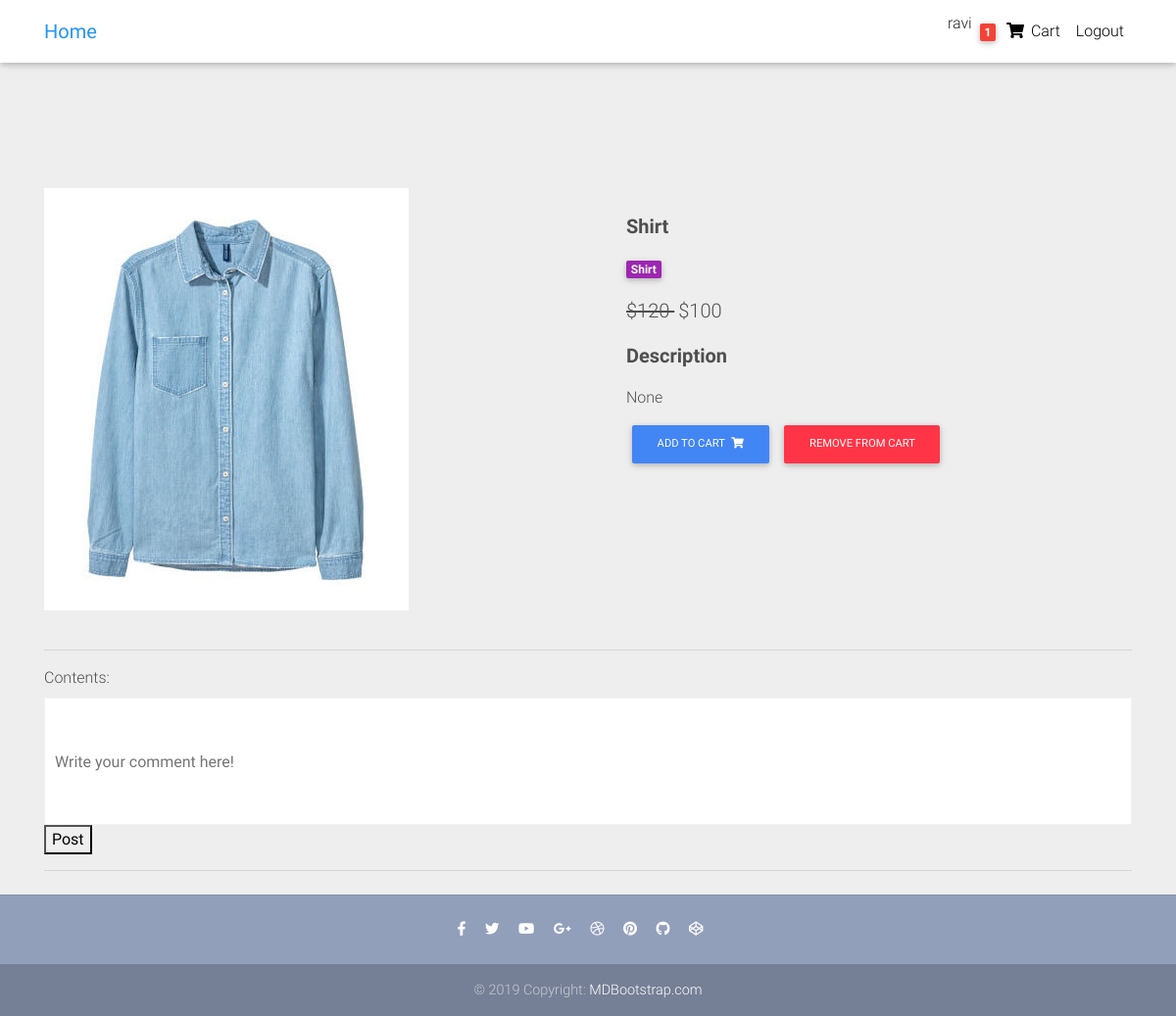
Page /product/test-product1/ (signed in) on the committed database.
### core/models.py (models this page shows, shortened)
class Order(models.Model):
    user = models.ForeignKey(settings.AUTH_USER_MODEL,
                            on_delete=models.CASCADE)
    items = models.ManyToManyField(OrderItem)
    start_date = models.DateTimeField(auto_now_add=True)
    ordered_date = models.DateTimeField()
    ordered= models.BooleanField(default=False)
    billing_address = models.ForeignKey(
        'BillingAddress',
        on_delete=models.SET_NULL,
        blank=True,
        null=True
    )

class Items(models.Model):
    title = models.CharField(max_length=100)
    img = models.ImageField(upload_to='items_img/')
    categories= models.CharField(choices=CATEGORIES_CHOICES,max_length=2)
    label= models.CharField(choices=LABEL_CHOICES,max_length=1,blank=True,null=True)
    price = models.IntegerField()
    discount_price = models.IntegerField(null=True,blank=True)
    description = models.CharField(max_length=1000,null=True,blank=True)
    slug = models.SlugField()
    def get_add_to_card_url(self):
        return reverse("core:add_to_cart",kwargs={
            'slug':self.slug,
        })
    def get_remove_from_card_url(self):
        return reverse("core:remove_from_cart",kwargs={
            'slug':self.slug
        })

### core/views.py (the view, shortened to what this page needs)
# urls.py: path('product/<slug>/',ItemDetailView.as_view(),name='product'),
class  ItemDetailView(DetailView):
    model = Items
    template_name = "product-page.html"
    def get_context_data(self,*args,**kwargs):
        context = super().get_context_data(**kwargs)
        context['form'] = CommentForm()
        comments =Comments.objects.all().filter(item = self.get_object())
        context['comments'] = comments
        return context

### core/forms.py
class CommentForm(forms.Form):
    contents = forms.CharField(widget=forms.TextInput(attrs={
        'placeholder':'Write your comment here!',
        'class':'pb-cmnt-textarea'
    }))

### core/templatetags/cart_template_tags.py (called while the page is built)
@register.filter
def cart_item_count(user):
    if user.is_authenticated:
        qs = Order.objects.filter(user=user,ordered = False)
        if qs.exists():
            return qs[0].items.count()
    return 0

### templates/product-page.html (shortened to what this page needs)
{% extends '_base.html' %}
{% block contents %}
  <main class="mt-5 pt-4">
    <div class="container dark-grey-text mt-5">
      <div class="row wow fadeIn">
        <div class="col-md-6 mb-4">
          <img src="{{ object.img.url }}" class="img-fluid" alt="">
        </div>
        <div class="col-md-6 mb-4">
          <div class="p-4">
            <p class="lead font-weight-bold">{{object.title}}</p>
            <div class="mb-3">
              <a href="">
                <span class="badge purple mr-1">{{object.get_categories_display}}</span>
              </a>
            </div>
            <p class="lead">
              {% if object.discount_price %}
                <span class="mr-1">
                  <del>
                    ${{ object.price }}
                  </del>
                </span>
                <span>${{object.discount_price}}</span>
              {% else %}
                <span>${{object.price}}</span>
              {% endif %}
            </p>
            <p class="lead font-weight-bold">Description</p>
            <p> {{ object.description}}</p>
            <a href="{{ object.get_add_to_card_url }}" class="btn btn-primary btn-md my-0 p" >Add to cart
              <i class="fas fa-shopping-cart ml-1"></i>
            </a>
            {% if request.user.is_authenticated %}
              <a href="{{ object.get_remove_from_card_url }}" class="btn btn-danger btn-md my-0 p" >Remove from cart
              </a>
            {% endif %}
          </div>
        </div>
      </div>
      <hr>
      <div>
        <form action="" method="POST">
          {{ form }}
          <button name="CommentForm" type="submit">Post</button>
        </form>
      </div>
      <hr>
  </main>
  <footer class="page-footer text-center font-small mt-4 wow fadeIn">
    <hr class="my-4">
    <div class="pb-4">
      <a href="https://www.facebook.com/mdbootstrap" target="_blank">
        <i class="fab fa-facebook-f mr-3"></i>
      </a>
      <a href="https://twitter.com/MDBootstrap" target="_blank">
        <i class="fab fa-twitter mr-3"></i>
      </a>
      <a href="https://www.youtube.com/watch?v=7MUISDJ5ZZ4" target="_blank">
        <i class="fab fa-youtube mr-3"></i>
      </a>
      <a href="https://plus.google.com/u/0/b/107863090883699620484" target="_blank">
        <i class="fab fa-google-plus-g mr-3"></i>
      </a>
      <a href="https://dribbble.com/mdbootstrap" target="_blank">
        <i class="fab fa-dribbble mr-3"></i>
      </a>
      <a href="https://pinterest.com/mdbootstrap" target="_blank">
        <i class="fab fa-pinterest mr-3"></i>
      </a>
      <a href="https://github.com/mdbootstrap/bootstrap-material-design" target="_blank">
        <i class="fab fa-github mr-3"></i>
      </a>
      <a href="http://codepen.io/mdbootstrap/" target="_blank">
        <i class="fab fa-codepen mr-3"></i>
      </a>
    </div>
    <div class="footer-copyright py-3">
      © 2019 Copyright:
      <a href="https://mdbootstrap.com/education/bootstrap/" target="_blank"> MDBootstrap.com </a>
    </div>
  </footer>
{% endblock %}

### templates/_base.html (shortened to what this page needs)
<!DOCTYPE html>
<html lang="en">
{% load static %}
{% load cart_template_tags %}
<head>
  <link rel="stylesheet" href="https://use.fontawesome.com/releases/v5.11.2/css/all.css">
  <link href="{% static 'css/bootstrap.min.css' %}" rel="stylesheet">
  <link href="{% static 'css/mdb.min.css' %}" rel="stylesheet">
  <link href="{% static 'css/style.min.css' %}" rel="stylesheet">
  <link href="{% static 'css/comments/comments.css' %}" rel="stylesheet">
</head>
<body>
  <div class="mt-5 pt-4">
  </div>
  <nav class="navbar fixed-top navbar-expand-lg navbar-light white scrolling-navbar">
    <div class="container">
      <a class="navbar-brand waves-effect" href="{% url 'core:home' %}">
        <strong class="blue-text">Home</strong>
      </a>
      <div class="collapse navbar-collapse" id="navbarSupportedContent">
        <ul class="navbar-nav nav-flex-icons">
          {% if request.user.is_authenticated %}
          <li class="nav-item">
            <span>{{ request.user.username }}</span>
          </li>
          <li class="nav-item">
            <a href="{% url 'core:CheckOutView' %}" class="nav-link waves-effect">
              <span class="badge red z-depth-1 mr-1"> {{request.user|cart_item_count}} </span>
              <i class="fas fa-shopping-cart"></i>
              <span class="clearfix d-none d-sm-inline-block"> Cart </span>
            </a>
          </li>
          <li class="nav-item">
            <a class="nav-link waves-effect" href="{% url 'account_logout' %}">
              <span class="clearfix d-none d-sm-inline-block"> Logout </span>
            </a>
          </li>
          {% endif %}
        </ul>
      </div>
    </div>
  </nav>
  {% block contents%}
  {% endblock%}
</body>
</html>

### core/static/css/comments/comments.css (style rules this page uses)
body { margin-top:20px; background:#eee; }

### templates/_base.html (style rules this page uses)
.pb-cmnt-textarea { resize: none; padding: 10px; height: 130px; width: 100%; border: 1px solid #F2F2F2; }
html, body, header, .carousel { height: 60vh; }

### rows in the picture
Items: img (picture), title "Shirt", categories "Shirt", price "120", discount_price "100", description "None"

### other values in the picture
{{ request.user.username }} "ravi"
{{ request.user|cart_item_count }} "1"
